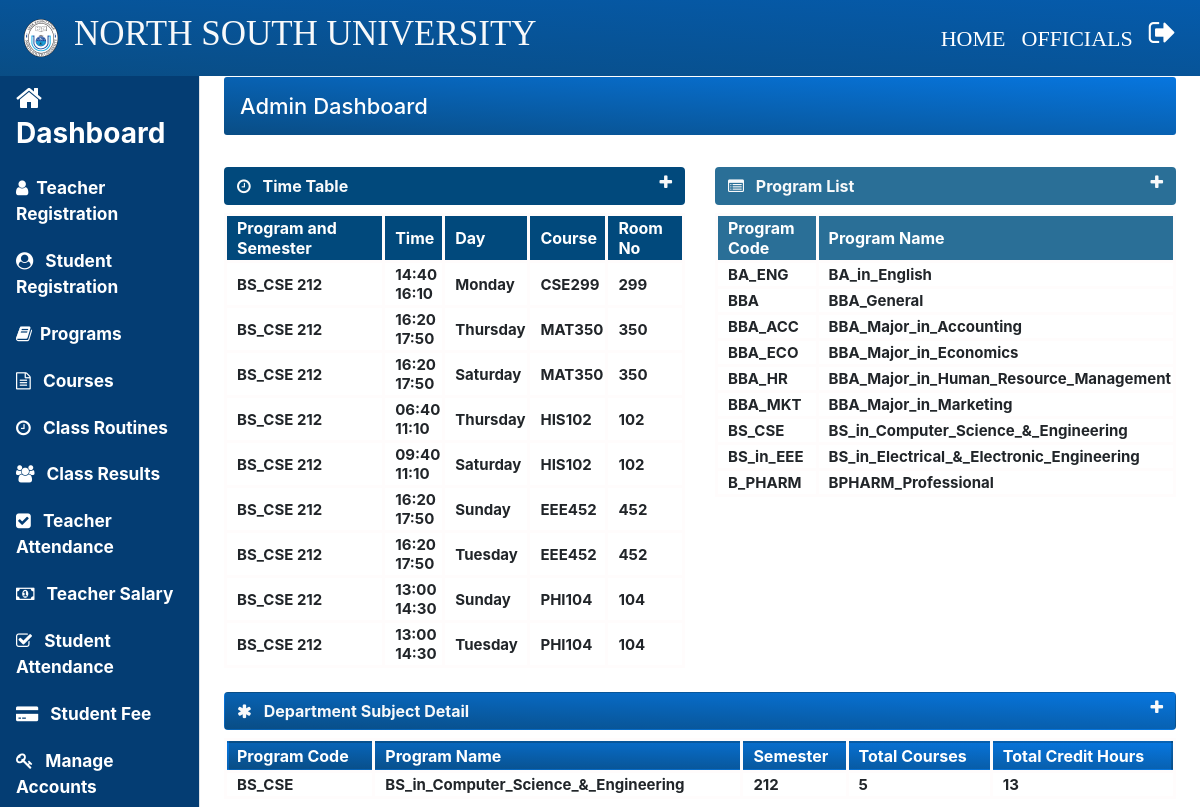
The app's page /admin/admin-index.php (signed in) with its own data.
### tables this page shows
CREATE TABLE `time_table` (
  `id` int(11) NOT NULL,
  `course_code` varchar(10) NOT NULL,
  `semester` int(11) NOT NULL,
  `timing_from` varchar(10) NOT NULL,
  `timing_to` varchar(10) NOT NULL,
  `day` varchar(20) NOT NULL,
  `subject_code` varchar(20) NOT NULL,
  `room_no` int(11) NOT NULL
);

CREATE TABLE `weekdays` (
  `day_id` int(11) NOT NULL,
  `day_name` varchar(15) NOT NULL
);

CREATE TABLE `courses` (
  `course_code` varchar(10) NOT NULL,
  `course_name` varchar(50) NOT NULL,
  `semester_or_year` varchar(10) NOT NULL,
  `no_of_year` int(10) NOT NULL
);

### Admin/admin-index.php (the view, shortened to what this page needs)
	<?php
		require_once "../connection/connection.php";
	?>
	<?php include('../common/common-header.php') ?>
	<?php include('../common/admin-sidebar.php') ?>
		<main role="main" class="col-xl-10 col-lg-9 col-md-8 ml-sm-auto px-md-4 mb-2 w-100 page-content-index">
			<div class="flex-wrap flex-md-no-wrap pt-3 pb-2 mb-3 text-white admin-dashboard pl-3">
				<h4>Admin Dashboard </h4>
			</div>
			<div class="row">
				<div class=" col-lg-6 col-md-12 col-sm-12 ">
					<div>
						<section class="mt-3">
							<div class="btn btn-block table-one text-light d-flex">
								<span class="font-weight-bold"><i class="fa fa-clock-o mr-2" aria-hidden="true"></i> Time Table</span>
								<a href="" class="ml-auto" data-toggle="collapse" data-target="#collapseOne"><i class="fa fa-plus text-light" aria-hidden="true"></i></a>
							</div>
							<div class="collapse show mt-2" id="collapseOne">
								<table class="w-100 table-elements table-one-tr"cellpadding="2">
									<tr class="pt-5 table-one text-white" style="height: 32px;">
										<th>Program and Semester</th>
										<th>Time</th>
										<th>Day</th>
										<th>Course</th>
										<th>Room No</th>
									</tr>
									<?php
										$query="select * from time_table tt inner join weekdays wd on tt.day=wd.day_id";
										$run=mysqli_query($con,$query);
										while($row=mysqli_fetch_array($run)) {
											echo "<tr>";
											echo "<td>".$row["course_code"]." ".$row["semester"]."</td>";
											echo "<td>".$row["timing_from"]."<br>".$row["timing_to"]."</td>";
											echo "<td>".$row["day_name"]."</td>";
											echo "<td>".$row["subject_code"]."</td>";
											echo "<td>".$row["room_no"]."</td>";
											echo "</tr>";
										}
									?>
								</table>
							</div>
						</section>
					</div>
				</div>
				<div class=" col-lg-6 col-md-12 col-sm-12">
					<div>
						<section class="mt-3">
							<div class="btn btn-block table-two text-light d-flex">
								<span class="font-weight-bold"><i class="fa fa-list-alt mr-2" aria-hidden="true"></i> Program List</span>
								<a href="" class="ml-auto" data-toggle="collapse" data-target="#collapsetwo"><i class="fa fa-plus text-light" aria-hidden="true"></i></a>
							</div>
							<div class="collapse show mt-2" id="collapsetwo">
								<table class="w-100 table-elements table-two-tr"cellpadding="2">
									<tr class="pt-5 table-two text-white" style="height: 32px;">
										<th>Program Code</th>
										<th>Program Name</th>
									</tr>
									<?php
										$query="select course_name,course_code from courses";
										$run=mysqli_query($con,$query);
										while($row=mysqli_fetch_array($run)) { ?>
											<tr>
												<td><?php echo $row['course_code'] ?></td>
												<td><?php echo $row['course_name'] ?></td>
											</tr>
										<?php }
									?>
								</table>
							</div>
						</section>
					</div>
				</div>
				<div class="col-md-12">
					<div>
						<section class="mt-4">
							<div class="btn btn-block table-three text-light d-flex">
								<span class="font-weight-bold"><i class="fa fa-asterisk mr-2" aria-hidden="true"></i> Department Subject Detail</span>
								<a href="" class="ml-auto" data-toggle="collapse" data-target="#collapsethree"><i class="fa fa-plus text-light" aria-hidden="true"></i></a>
							</div>
							<div class="collapse show mt-2" id="collapsethree">
								<table class="w-100 table-elements table-three-tr"cellpadding="2">
									<tr class="pt-5 table-three text-white" style="height: 32px;">
										<th>Program Code</th>
										<th>Program Name</th>
										<th>Semester</th>
										<th>Total Courses</th>
										<th>Total Credit Hours</th>
									</tr>
									<?php
										$query="select course_code,course_name,semester,count(subject_code) as subject_code,sum(credit_hours) as credit_hours from course_subjects join courses using(course_code) group by course_code, semester";
										$run=mysqli_query($con,$query);
										while($row=mysqli_fetch_array($run)) {
											echo "<tr>";
											echo "<td>".$row["course_code"]."</td>";
											echo "<td>".$row["course_name"]."</td>";
											echo "<td>".$row["semester"]."</td>";
											echo "<td>".$row["subject_code"]."</td>";
											echo "<td>".$row["credit_hours"]."</td>";
											echo "</tr>";
										}
									?>
								</table>
							</div>
						</section>
					</div>
				</div>
			</div>
		</main>
	</body>
</html>

### Common/common-header.php (shortened to what this page needs)
<!doctype html>
<html lang="en">
	<head>
      <link rel="stylesheet" type="text/css" href="../bootstrap/css/bootstrap.min.css">
      <link rel="stylesheet" type="text/css" href="../css/footer.css">
      <link rel="stylesheet" type="text/css" href="../css/style.css">
    <link rel="stylesheet" href="https://stackpath.bootstrapcdn.com/font-awesome/4.7.0/css/font-awesome.min.css">
  </head>
  <body>
    <nav class="navbar navbar-expand-lg navbar-dark header-back sticky-top header-navbar-fonts">
      <a class="navbar-brand d-flex align-items-center" href="../index.php">
        <img src="../images/nsu_logo.png" class="logo-image" width="50" height="50">
        <h3 class="text-light text-uppercase ml-2">North South University</h3>
      </a>
      <div class="collapse navbar-collapse" id="navbarNavDropdown">
        <ul class="navbar-nav ml-auto">
          <li class="nav-item active">
            <a class="nav-link" href="../index.php">HOME<span class="sr-only">(current)</span></a>
          </li>
          <li class="nav-item active">
            <a class="nav-link" href="../academics.php">OFFICIALS<span class="sr-only">(current)</span></a>
          </li>
          <li class="nav-item active">
            <a class="nav-link" href="../login/logout.php"><i class="fa fa-sign-out text-white fa-lg" aria-hidden="true"></i><span class="sr-only">(current)</span></a>
          </li>
        </ul>
      </div>
    </nav>

### Common/admin-sidebar.php (shortened to what this page needs)
 <nav id="sidebarMenu" class="">
<div class="col-xl-2 col-lg-3 col-md-4 sidebar position-fixed border-right">
     <div class="sidebar-header">
       <div class="nav-item">
           <a class="nav-link text-white" href="../admin/admin-index.php">
               <i class="fa fa-home mr-2" aria-hidden="true"></i> Dashboard
           </a>
       </div>
     </div>
     <ul class="nav flex-column">
       <li class="nav-item">
         <a class="nav-link" href="../admin/Teacher.php">
           <i class="fa fa-user mr-2" aria-hidden="true"></i>Teacher Registration
         </a>
     </li>
       <li class="nav-item">
         <a class="nav-link" href="../admin/Student.php">
           <i class="fa fa-user-circle mr-2" aria-hidden="true"></i> Student Registration
         </a>
       </li>
       <li class="nav-item">
         <a class="nav-link" href="../admin/Courses.php">
           <i class="fa fa-book mr-2" aria-hidden="true"></i>Programs
         </a>
       </li>
       <li class="nav-item">
         <a class="nav-link" href="../admin/subjects.php">
           <i class="fa fa-file-text-o mr-2" aria-hidden="true"></i> Courses
         </a>
       </li>
       <li class="nav-item">
         <a class="nav-link" href="../admin/time-table.php">
            <i class="fa fa-clock-o mr-2" aria-hidden="true"></i> Class Routines
         </a>
 </li>
       <li class="nav-item">
         <a class="nav-link" href="../admin/class-result.php">
           <i class="fa fa-users mr-2" aria-hidden="true"></i> Class Results
         </a>
       </li>
       <li class="nav-item">
         <a class="nav-link" href="../admin/teacher-attendance.php">
           <i class="fa fa-check-square mr-2" aria-hidden="true"></i> Teacher Attendance
         </a>
       </li>
       <li class="nav-item">
         <a class="nav-link" href="../admin/teacher-salary.php">
           <i class="fa fa-money mr-2" aria-hidden="true"></i> Teacher Salary
         </a>
       </li>
       <li class="nav-item">
         <a class="nav-link" href="../admin/student-attendance.php">
           <i class="fa fa-check-square-o mr-2" aria-hidden="true"></i> Student Attendance
         </a>
       </li>
       <li class="nav-item">
         <a class="nav-link" href="../admin/student-fee.php">
           <i class="fa fa-credit-card-alt mr-2" aria-hidden="true"></i> Student Fee
         </a>
       </li>
       <li class="nav-item">
         <a class="nav-link" href="../admin/manage-accounts.php">
           <i class="fa fa-key mr-2" aria-hidden="true"></i> Manage Accounts
         </a>
       </li>
     </ul>
   </div>
 </nav>

### Css/footer.css (style rules this page uses)
.footer-top h2,h3 { color: #fff; }

### Css/style.css (style rules this page uses)
h3 { font-size: 25px; }
h4 { font-size: 22px; }
.header-back { background: linear-gradient(to right top,#094d85,#055bac); }
.header-navbar-fonts { font-family: Cambria, Cochin, Georgia, Times, 'Times New Roman', serif; }
.header-navbar-fonts h3 { font-size: 35px !important; }
.header-navbar-fonts ul li a { font-size: 22px !important; }
.sidebar { padding: 0; margin-top: 0px; height: 100%; box-shadow: inset -1px 0 0 rgba(0, 0, 0, .1); background-color: #043D73; }
.sidebar-header { background: #043D73; font-size: 28px !important; font-weight: bolder; }
.sidebar ul { background-color: #043D73; }
.sidebar ul li { border-bottom: 0px solid #B6CEFC; padding-top: 5px; }
.sidebar ul li a { font-size: 1.08rem!important; font-weight: bold; color: rgb(255, 255, 255); }
.admin-dashboard { margin-top: 1px !important; background: linear-gradient(to right top,#094d85,#0776df) !important; border-radius: 3px; }
.table-elements tr, td, th { font-size: 15px; font-weight: bold; border: 3px solid rgb(255, 252, 252); padding-left: 10px !important; }
.table-one { background: #01497c; }
.table-two { background: #2a6f97; }
.table-three { background:linear-gradient(to left bottom,#0776df,#094d85) !important; }
.table-font-for-transcript td, th { font-size: 16px !important; }

### records on screen
time_table: course_code "BS_CSE", semester "212", timing_from "14:40", timing_to "16:10", weekdays.day_name "Monday", subject_code "CSE299", room_no "299"
time_table: course_code "BS_CSE", semester "212", timing_from "16:20", timing_to "17:50", weekdays.day_name "Thursday", subject_code "MAT350", room_no "350"
time_table: course_code "BS_CSE", semester "212", timing_from "16:20", timing_to "17:50", weekdays.day_name "Saturday", subject_code "MAT350", room_no "350"
time_table: course_code "BS_CSE", semester "212", timing_from "06:40", timing_to "11:10", weekdays.day_name "Thursday", subject_code "HIS102", room_no "102"
time_table: course_code "BS_CSE", semester "212", timing_from "09:40", timing_to "11:10", weekdays.day_name "Saturday", subject_code "HIS102", room_no "102"
time_table: course_code "BS_CSE", semester "212", timing_from "16:20", timing_to "17:50", weekdays.day_name "Sunday", subject_code "EEE452", room_no "452"
time_table: course_code "BS_CSE", semester "212", timing_from "16:20", timing_to "17:50", weekdays.day_name "Tuesday", subject_code "EEE452", room_no "452"
time_table: course_code "BS_CSE", semester "212", timing_from "13:00", timing_to "14:30", weekdays.day_name "Sunday", subject_code "PHI104", room_no "104"
time_table: course_code "BS_CSE", semester "212", timing_from "13:00", timing_to "14:30", weekdays.day_name "Tuesday", subject_code "PHI104", room_no "104"
courses: course_code "BA_ENG", course_name "BA_in_English"
courses: course_code "BBA", course_name "BBA_General"
courses: course_code "BBA_ACC", course_name "BBA_Major_in_Accounting"
courses: course_code "BBA_ECO", course_name "BBA_Major_in_Economics"
courses: course_code "BBA_HR", course_name "BBA_Major_in_Human_Resource_Management"
courses: course_code "BBA_MKT", course_name "BBA_Major_in_Marketing"
courses: course_code "BS_CSE", course_name "BS_in_Computer_Science_&_Engineering"
courses: course_code "BS_in_EEE", course_name "BS_in_Electrical_&_Electronic_Engineering"
courses: course_code "B_PHARM", course_name "BPHARM_Professional"

### other values on screen
$row["course_code"] "BS_CSE"
$row["course_name"] "BS_in_Computer_Science_&_Engineering"
$row["semester"] "212"
$row["subject_code"] "5"
$row["credit_hours"] "13"
